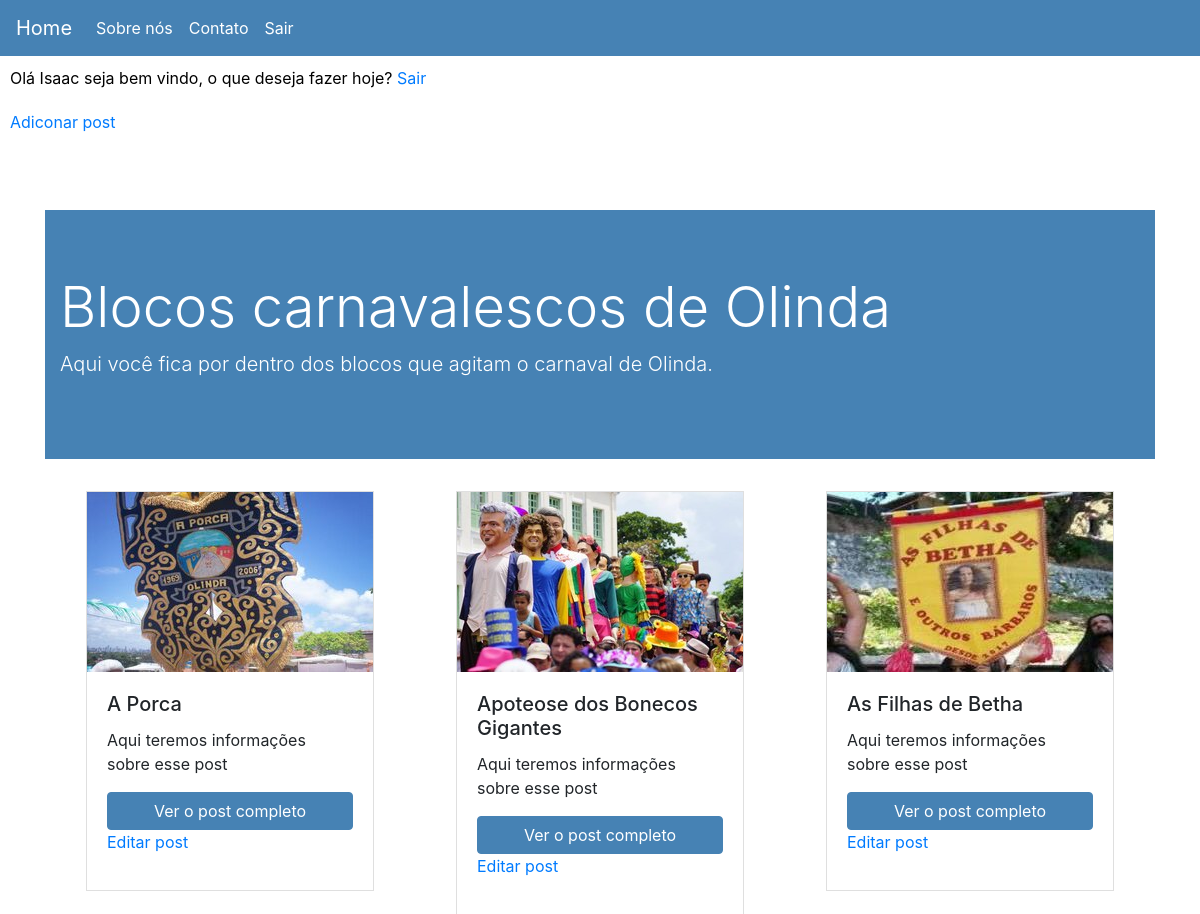
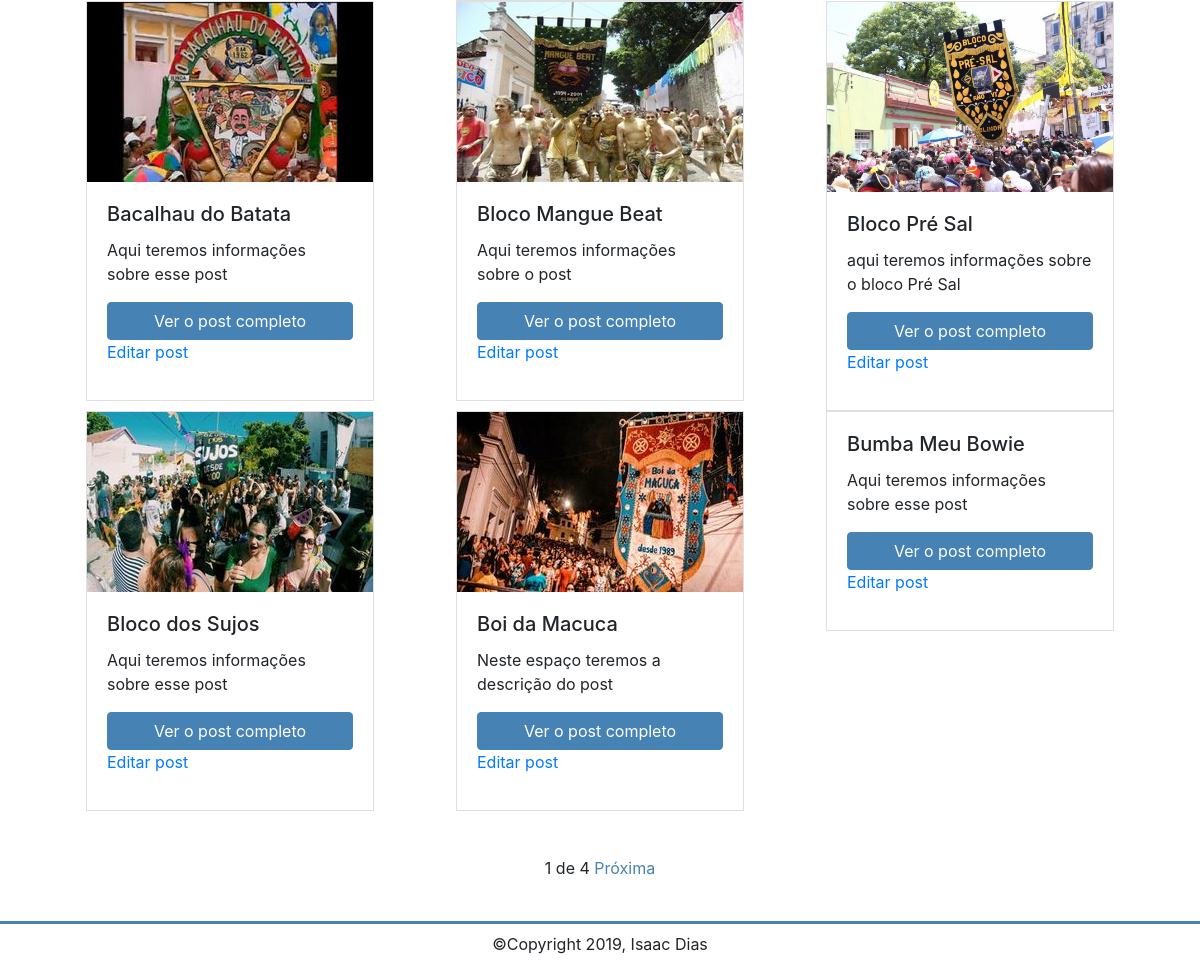
The page / (signed in) on the database its author committed (2 pictures, top to bottom).
### blog/models.py (models this page shows, shortened)
class Post(models.Model):
    STATUS = (
        ('active', 'Ativo'),
        ('draft', 'Rascunho')
    )
    title = models.CharField(max_length=200)
    body = models.TextField()
    image = models.FileField(upload_to = '', null=True, blank= True)
    author = models.ForeignKey(User, on_delete=models.CASCADE)
    slug= models.SlugField()
    created_at = models.DateField(auto_now_add=True)
    updated_at = models.DateField(auto_now=True)
    status = models.CharField(max_length=15, choices=STATUS)

### blog/views.py (the view)
# urls.py: path('', views.post_list, name='post_list'),
def post_list(request):
    post_list = Post.objects.all().order_by('title')
    paginator = Paginator(post_list, 9)
    page = request.GET.get('page')
    posts = paginator.get_page(page)
    return render(request, 'blog/post_list.html', {'posts': posts})

### blog/templates/blog/post_list.html (shortened to what this page needs)
{% extends 'blog/base.html' %}
{% block content %}
<div class="container">
    <div class="jumbotron jumbotron-fluid">
        <div class="container">
            <h1 class="display-4">Blocos carnavalescos de Olinda</h1>
            <p class="lead">Aqui você fica por dentro dos blocos que agitam o carnaval de Olinda.</p>
        </div>
    </div>
    <div class="row">
        {% for post in posts %}
        <div class="col">
            <div class="card" style="width: 18rem;">
                {% if post.image %}
                <img class="card-img-top" src="{{ post.image.url }}" alt="">
                {% endif %}
                <div class="card-body">
                    <h5 class="card-title">{{ post.title }}</h5>
                    <p class="card-text">{{ post.body |truncatechars:50}}</p>
                    <a href="{% url 'blog:post_detail' post.slug %}" class="btn btn-primary">Ver o post completo</a>
                    {% if user.is_authenticated %}
                    <p><a href="{% url 'blog:post_update' post.id %}">Editar post</a></p>
                    {% endif %}
                </div>
            </div>
        </div>
        {% endfor %}
    </div>
    <div class="pagination">
        <span class="step-links">
            <span class="current">
                {{posts.number}} de {{posts.paginator.num_pages}}
            </span>
            {% if posts.has_next %}
            <a href="?page={{ posts.next_page_number }}">Próxima</a>
            {% endif %}
        </span>
    </div>
</div>
{% endblock %}

### blog/templates/blog/base.html (shortened to what this page needs)
{% load static %}
<!DOCTYPE html>
<html lang="en">
<head>
    <link rel="stylesheet" href="https://maxcdn.bootstrapcdn.com/bootstrap/4.0.0/css/bootstrap.min.css"
>
    <link rel="stylesheet" href="{% static 'css/styles.css' %}">
</head>
<body>
    <nav class="navbar navbar-expand-lg navbar-light">
        <a class="navbar-brand" href="{% url 'blog:post_list' %}">Home</a>
        <div class="collapse navbar-collapse" id="navbarNav">
            <ul class="navbar-nav">
                <li class="nav-item">
                    <a class="nav-link" href="{% url 'blog:about' %}">Sobre nós</a>
                </li>
                <li class="nav-item">
                    <a class="nav-link" href="{% url 'blog:contact' %}">Contato</a>
                </li>
                {% if user.is_authenticated %}
                <li class="nav-item">
                    <a class="nav-link" href="{% url 'logout' %}">Sair</a>
                </li>
                {% endif %}
            </ul>
        </div>
    </nav>
    <div class="row">
        {% if user.is_authenticated %}
        <p class="logged-in-p">
            Olá {{user.username}} seja bem vindo, o que deseja fazer hoje?
            <span class="sair"><a href="{% url 'logout' %}">Sair</a></span>
        </p>
        <div class="submenu-auth">
            <span><a href="{% url 'blog:post_create' %}">Adiconar post</a></span>
        </div>
        {% endif %}
        {% block content %}
        {% endblock %}
    </div>
<footer>
    <span class="copy">&copy;Copyright 2019, Isaac Dias</span>
</footer>
</body>
</html>

### blog/static/css/styles.css (style rules this page uses)
.row { margin-left: 0; margin-right: 0; }
.col { padding-left: 0; padding-right: 0; }
.navbar { background-color: #4682B4; }
.navbar .navbar-brand { color: #FFF; }
.navbar .nav-item .nav-link { color: #FFF; transition: .5s; }
.submenu-auth { background-color: #FFF; position: relative; top: -16px; width: 100%; padding: 10px; }
.card { margin: auto; border-radius: 0; }
.card-img-top { border-radius: 0; }
.card .btn-primary { background-color: #4682B4; border-color: #4682B4; }
.row .jumbotron { background-color: #4682B4; color: #FFF; margin-top: 50px; }
.card .btn.btn-primary { margin: auto; display: block; }
.logged-in-p { color: #000000; padding: 10PX; width: 100%; }
.container .step-links { display: block; width: 200px; margin: 30px auto; height: 50px; position: relative; text-align: center; padding-top: 15px; }
.step-links a { color: #4682b4; transition: .5s; }
body footer { height: 50px; position: relative; border-top: 3px solid #4682B4; }
footer .copy { position: absolute; bottom: 15px; margin: auto; width: 100%; text-align: center; }

### rows shown on the page
Post: image (picture), title "A Porca", body "Aqui teremos informações sobre esse post"
Post: image (picture), title "Apoteose dos Bonecos Gigantes", body "Aqui teremos informações sobre esse post"
Post: image (picture), title "As Filhas de Betha", body "Aqui teremos informações sobre esse post"
Post: image (picture), title "Bacalhau do Batata", body "Aqui teremos informações sobre esse post"
Post: image (picture), title "Bloco Mangue Beat", body "Aqui teremos informações sobre o post"
Post: image (picture), title "Bloco Pré Sal", body "aqui teremos informações sobre o bloco Pré Sal"
Post: image (picture), title "Bloco dos Sujos", body "Aqui teremos informações sobre esse post"
Post: image (picture), title "Boi da Macuca", body "Neste espaço teremos a descrição do post"
Post: title "Bumba Meu Bowie", body "Aqui teremos informações sobre esse post"

### other values the page prints
{{ user.username }} "Isaac"
{{ posts.number }} "1"
{{ posts.paginator.num_pages }} "4"
